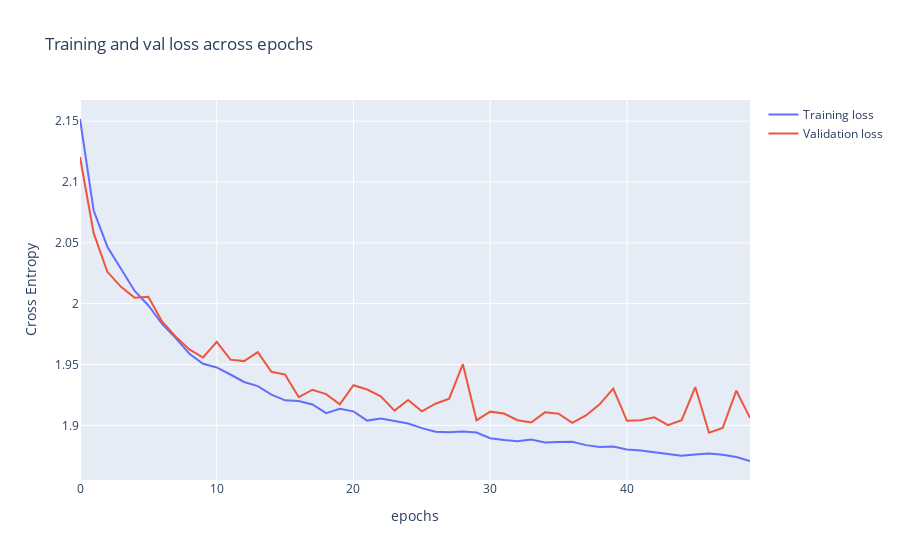

The cell this chart's notebook holds for it:
### Code cell
from plotly import graph_objects as go

fig = go.Figure(
    data=[
        go.Scatter(
            y=history["loss"],
            name="Training loss",
            mode="lines",
            ),
        go.Scatter(
            y=history["val_loss"],
            name="Validation loss",
            mode="lines",
            )
])

fig.update_layout(
    title='Training and val loss across epochs',
    xaxis_title='epochs',
    yaxis_title='Cross Entropy'    
)

fig.show()

### Figure 1 — Plotly figure (JSON) as saved in the notebook; plotly's stock layout.template omitted (floating-point values rounded to 4 significant figures)
{"data": [{"mode": "lines", "name": "Training loss", "type": "scatter", "y": [2.152, 2.077, 2.047, 2.029, 2.01, 1.998, 1.983, 1.972, 1.959, 1.951, 1.948, 1.942, 1.936, 1.932, 1.925, 1.921, 1.92, 1.917, 1.91, 1.914, 1.912, 1.904, 1.906, 1.904, 1.902, 1.898, 1.895, 1.894, 1.895, 1.894, 1.889, 1.888, 1.887, 1.888, 1.886, 1.886, 1.886, 1.884, 1.882, 1.883, 1.88, 1.879, 1.878, 1.876, 1.875, 1.876, 1.877, 1.876, 1.874, 1.871]}, {"mode": "lines", "name": "Validation loss", "type": "scatter", "y": [2.121, 2.058, 2.026, 2.014, 2.005, 2.006, 1.985, 1.973, 1.962, 1.956, 1.969, 1.954, 1.953, 1.96, 1.944, 1.942, 1.923, 1.929, 1.926, 1.917, 1.933, 1.929, 1.924, 1.912, 1.921, 1.912, 1.918, 1.922, 1.95, 1.904, 1.911, 1.91, 1.904, 1.902, 1.911, 1.91, 1.902, 1.908, 1.917, 1.93, 1.904, 1.904, 1.907, 1.9, 1.904, 1.931, 1.894, 1.898, 1.928, 1.906]}], "layout": {"title": {"text": "Training and val loss across epochs"}, "xaxis": {"title": {"text": "epochs"}}, "yaxis": {"title": {"text": "Cross Entropy"}}}}
